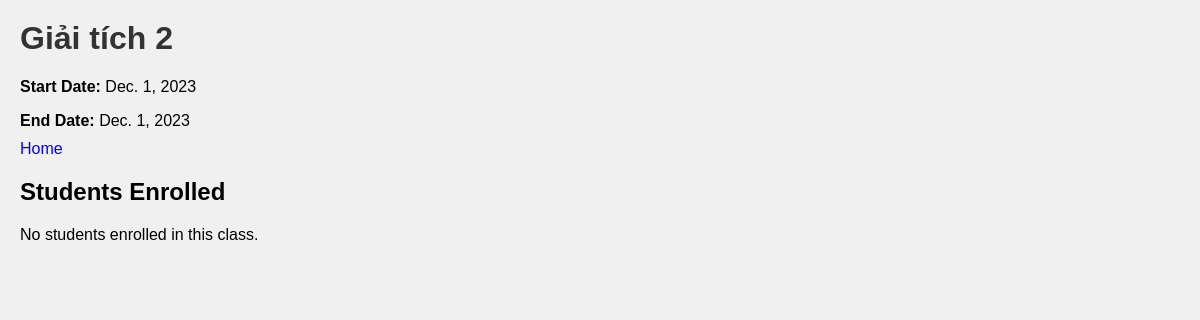
The app's page /school/class/4 with its own data.
### school/models.py (models this page shows, shortened)
class Class(models.Model):
    name = models.CharField(max_length=200)
    start_date = models.DateField('start date')
    end_date = models.DateField('end date')
    students = models.ManyToManyField(Student, through="Enrollment")

### school/views.py (the view)
# urls.py: path('class/<int:pk>', views.ClassDetailView.as_view(), name='class_detail'),
class ClassDetailView(DetailView):
    model = Class
    template_name = 'school/class_detail.html'

### school/templates/school/class_detail.html
{% load static %}
<link rel="stylesheet" type="text/css" href="{% static 'school/style.css' %}" />
<h1>{{ class.name }}</h1>
<p><strong>Start Date:</strong> {{ class.start_date }}</p>
<p><strong>End Date:</strong> {{ class.end_date }}</p>
<a href="{% url 'school:index'%}">Home</a>
<h2>Students Enrolled</h2>
{% if class.students.all %}
<table border="1">
	<thead>
		<tr>
			<th>First Name</th>
			<th>Last Name</th>
			<th>Phone Number</th>
			<th>Action</th>
		</tr>
	</thead>
	<tbody>
		{% for student in class.students.all %}
		<tr>
			<td>{{ student.firstname }}</td>
			<td>{{ student.lastname }}</td>
			<td>{{ student.phone}}</td>
			<td>
				<a href="{% url 'school:student_detail' pk=student.id %}">Details</a>
			</td>
		</tr>
		{% endfor %}
	</tbody>
</table>
{% else %}
<p>No students enrolled in this class.</p>
{% endif %}

### school/static/school/style.css (style rules this page uses)
a { text-decoration: none; color: blue; }
h1 { color: #333; }
p { margin-bottom: 10px; }

### records on screen
Class: name "Giải tích 2", start_date "Dec. 1, 2023", end_date "Dec. 1, 2023"
